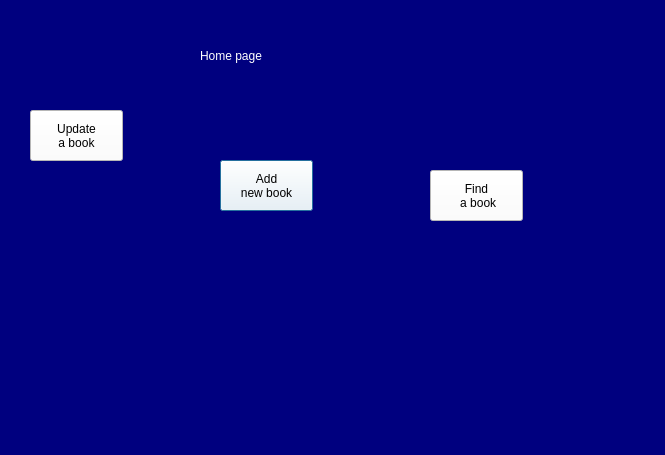
<?xml version="1.0" encoding="UTF-8"?>
<ui version="4.0">
 <class>Acceuil</class>
 <widget class="QDialog" name="Acceuil">
  <property name="geometry">
   <rect>
    <x>0</x>
    <y>0</y>
    <width>665</width>
    <height>455</height>
   </rect>
  </property>
  <property name="windowTitle">
   <string>Dialog</string>
  </property>
  <property name="styleSheet">
   <string notr="true">background-color: rgb(0, 0, 127);</string>
  </property>
  <widget class="QLabel" name="label">
   <property name="geometry">
    <rect>
     <x>200</x>
     <y>20</y>
     <width>251</width>
     <height>71</height>
    </rect>
   </property>
   <property name="styleSheet">
    <string notr="true">color: rgb(255, 255, 255);
font: 40pt &quot;Mistral&quot;;
</string>
   </property>
   <property name="text">
    <string>Home page</string>
   </property>
  </widget>
  <widget class="QPushButton" name="btnadd">
   <property name="geometry">
    <rect>
     <x>220</x>
     <y>160</y>
     <width>93</width>
     <height>51</height>
    </rect>
   </property>
   <property name="styleSheet">
    <string notr="true">background-color: rgb(255, 255, 255);
font: 75 10pt &quot;MS Shell Dlg 2&quot;;</string>
   </property>
   <property name="text">
    <string>Add 
new book</string>
   </property>
  </widget>
  <widget class="QPushButton" name="btnupdate">
   <property name="geometry">
    <rect>
     <x>30</x>
     <y>110</y>
     <width>93</width>
     <height>51</height>
    </rect>
   </property>
   <property name="styleSheet">
    <string notr="true">background-color: rgb(255, 255, 255);
font: 75 10pt &quot;MS Shell Dlg 2&quot;;</string>
   </property>
   <property name="text">
    <string>Update 
a book</string>
   </property>
  </widget>
  <widget class="QPushButton" name="btnfind">
   <property name="geometry">
    <rect>
     <x>430</x>
     <y>170</y>
     <width>93</width>
     <height>51</height>
    </rect>
   </property>
   <property name="styleSheet">
    <string notr="true">background-color: rgb(255, 255, 255);
font: 75 10pt &quot;MS Shell Dlg 2&quot;;</string>
   </property>
   <property name="text">
    <string>Find 
 a book</string>
   </property>
  </widget>
  <widget class="QLabel" name="label_3">
   <property name="geometry">
    <rect>
     <x>90</x>
     <y>230</y>
     <width>441</width>
     <height>221</height>
    </rect>
   </property>
   <property name="text">
    <string/>
   </property>
   <property name="pixmap">
    <pixmap resource="pics.qrc">:/pics/photo.jpeg</pixmap>
   </property>
   <property name="margin">
    <number>0</number>
   </property>
  </widget>
 </widget>
 <resources>
  <include location="pics.qrc"/>
 </resources>
 <connections/>
</ui>
